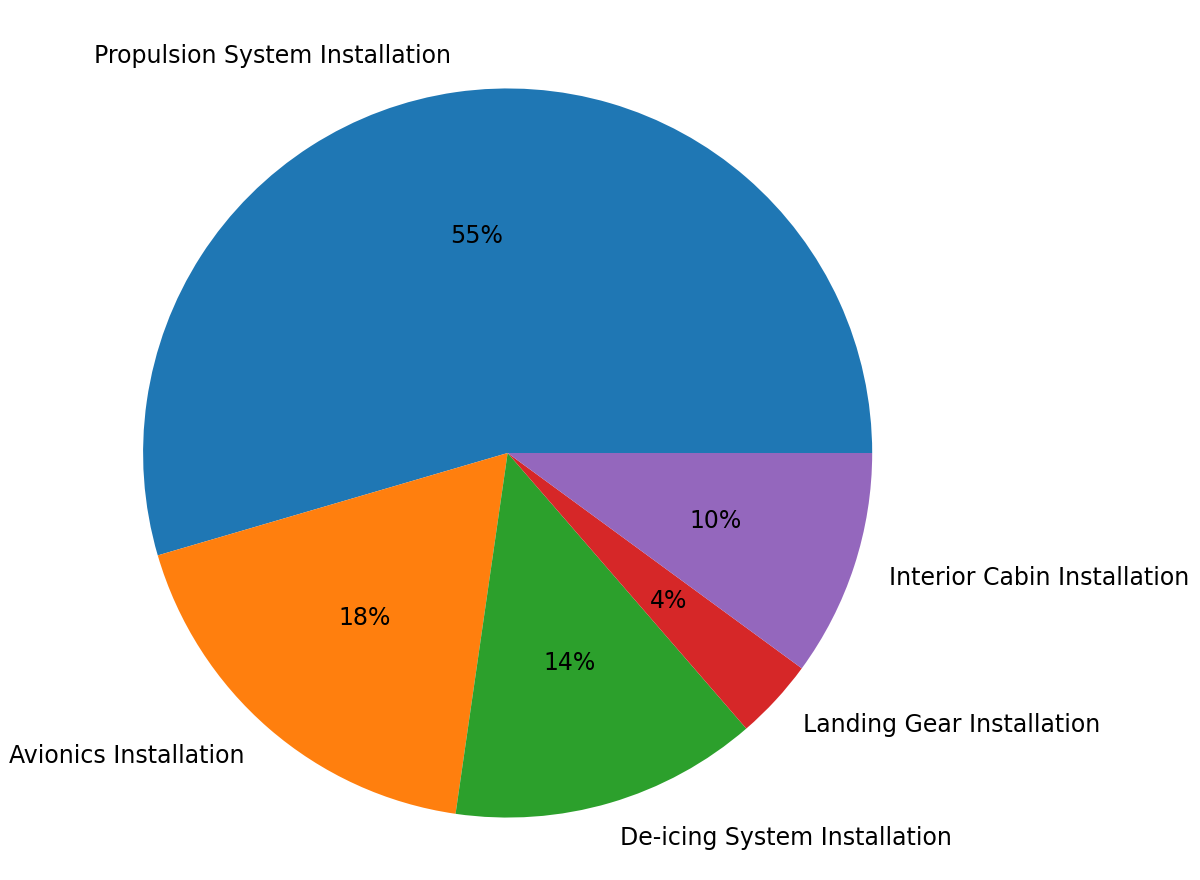

Here is the Python script that generated this plot:
import matplotlib.pyplot as plt
import numpy as np

# Categories
labels = [
    "Propulsion System Installation",
    "Avionics Installation",
    "De-icing System Installation",
    "Landing Gear Installation",
    "Interior Cabin Installation"
]

values = [35.62, 11.88, 8.91, 2.34, 6.57]
sizes = [value / sum(values) for value in values]

# Create figure
fig, ax = plt.subplots(figsize=(12, 12))
ax.pie(sizes, labels=labels, autopct='%1.f%%', textprops={'fontsize': 17})

plt.tight_layout()
plt.savefig('COTS.png')
